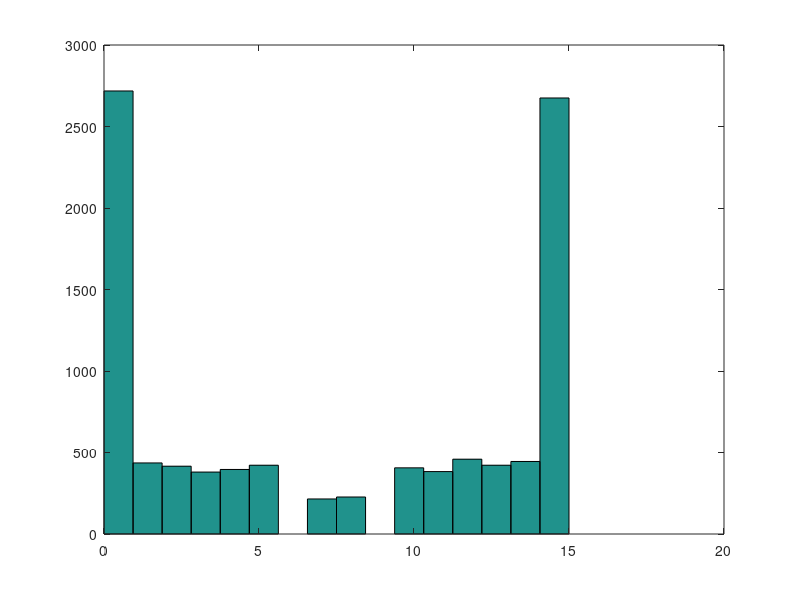

This chart was generated by the following MATLAB code:
0;
function e = exec1(w1,w2,w3,t1,t2)
  if ((w1*t1 + w2*t2 + w3) >= 0)
     e = 1;
   else
     e = 0;
   endif
endfunction

function f = getBoolFunc(w1,w2,w3)
  e1 = exec1(w1,w2,w3,0,0);
  e2 = exec1(w1,w2,w3,0,1);
  e3 = exec1(w1,w2,w3,1,0);
  e4 = exec1(w1,w2,w3,1,1);
  
  f = e1*2^0 + e2*2^1 + e3*2^2 + e4*2^3;
endfunction

n = 10000;
rndweights = zeros(n,3);
functions = zeros(n,1);
[h,w] = size(rndweights);

for i = 1:h
  rndweights(i,:) = -1 + 2*rand(1,3);
endfor

for i = 1:h
  w1 = rndweights(i,1);
  w2 = rndweights(i,2);
  w3 = rndweights(i,3);
  f = getBoolFunc(w1,w2,w3);
  functions(i,1) = f;
endfor
hist(functions,16);